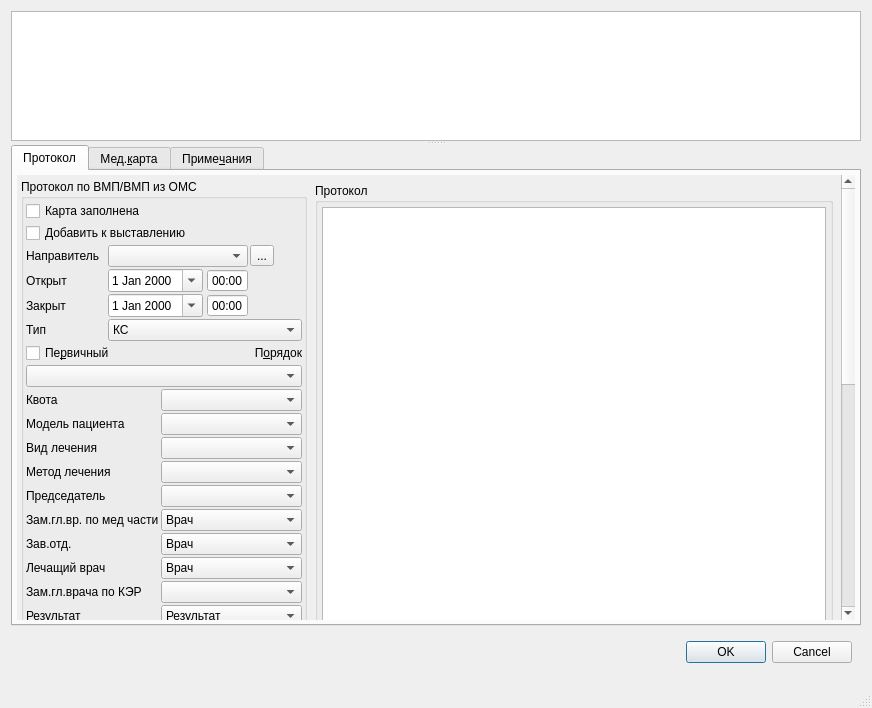
<?xml version="1.0" encoding="UTF-8"?>
<ui version="4.0">
 <class>Dialog</class>
 <widget class="QDialog" name="Dialog">
  <property name="geometry">
   <rect>
    <x>0</x>
    <y>0</y>
    <width>872</width>
    <height>708</height>
   </rect>
  </property>
  <property name="windowTitle">
   <string>Dialog</string>
  </property>
  <property name="sizeGripEnabled">
   <bool>true</bool>
  </property>
  <layout class="QVBoxLayout" name="verticalLayout_2">
   <item>
    <widget class="QSplitter" name="sptTopLevel">
     <property name="orientation">
      <enum>Qt::Vertical</enum>
     </property>
     <widget class="CTextBrowser" name="txtClientInfoBrowser">
      <property name="sizePolicy">
       <sizepolicy hsizetype="Expanding" vsizetype="Preferred">
        <horstretch>0</horstretch>
        <verstretch>0</verstretch>
       </sizepolicy>
      </property>
      <property name="minimumSize">
       <size>
        <width>0</width>
        <height>100</height>
       </size>
      </property>
      <property name="maximumSize">
       <size>
        <width>16777215</width>
        <height>130</height>
       </size>
      </property>
      <property name="focusPolicy">
       <enum>Qt::ClickFocus</enum>
      </property>
      <property name="whatsThis">
       <string>Описание пациента</string>
      </property>
      <property name="html">
       <string>&lt;!DOCTYPE HTML PUBLIC &quot;-//W3C//DTD HTML 4.0//EN&quot; &quot;http://www.w3.org/TR/REC-html40/strict.dtd&quot;&gt;
&lt;html&gt;&lt;head&gt;&lt;meta name=&quot;qrichtext&quot; content=&quot;1&quot; /&gt;&lt;style type=&quot;text/css&quot;&gt;
p, li { white-space: pre-wrap; }
&lt;/style&gt;&lt;/head&gt;&lt;body style=&quot; font-family:'Noto Sans'; font-size:10pt; font-weight:400; font-style:normal;&quot;&gt;
&lt;p style=&quot;-qt-paragraph-type:empty; margin-top:0px; margin-bottom:0px; margin-left:0px; margin-right:0px; -qt-block-indent:0; text-indent:0px; font-family:'MS Shell Dlg 2'; font-size:8pt;&quot;&gt;&lt;br /&gt;&lt;/p&gt;&lt;/body&gt;&lt;/html&gt;</string>
      </property>
     </widget>
     <widget class="QTabWidget" name="tabWidget">
      <property name="currentIndex">
       <number>0</number>
      </property>
      <widget class="QWidget" name="tabToken">
       <attribute name="title">
        <string>Протокол</string>
       </attribute>
       <layout class="QGridLayout" name="gridLayout_9">
        <property name="margin">
         <number>4</number>
        </property>
        <property name="spacing">
         <number>4</number>
        </property>
        <item row="0" column="0">
         <widget class="QScrollArea" name="scrollArea">
          <property name="frameShape">
           <enum>QFrame::NoFrame</enum>
          </property>
          <property name="widgetResizable">
           <bool>true</bool>
          </property>
          <widget class="QWidget" name="scrollAreaWidgetContents">
           <property name="geometry">
            <rect>
             <x>0</x>
             <y>0</y>
             <width>824</width>
             <height>1161</height>
            </rect>
           </property>
           <layout class="QVBoxLayout" name="verticalLayout">
            <property name="margin">
             <number>0</number>
            </property>
            <item>
             <widget class="QSplitter" name="splitter_3">
              <property name="orientation">
               <enum>Qt::Vertical</enum>
              </property>
              <widget class="QFrame" name="frameBaseAndDiagnosises">
               <property name="frameShape">
                <enum>QFrame::NoFrame</enum>
               </property>
               <property name="frameShadow">
                <enum>QFrame::Raised</enum>
               </property>
               <layout class="QGridLayout" name="gridLayout_10">
                <property name="margin">
                 <number>4</number>
                </property>
                <property name="spacing">
                 <number>4</number>
                </property>
                <item row="0" column="0">
                 <widget class="QGroupBox" name="grpBase">
                  <property name="sizePolicy">
                   <sizepolicy hsizetype="Maximum" vsizetype="Preferred">
                    <horstretch>0</horstretch>
                    <verstretch>0</verstretch>
                   </sizepolicy>
                  </property>
                  <property name="title">
                   <string>Протокол по ВМП/ВМП из ОМС</string>
                  </property>
                  <layout class="QGridLayout" name="gridLayout_4">
                   <property name="margin">
                    <number>2</number>
                   </property>
                   <property name="spacing">
                    <number>2</number>
                   </property>
                   <item row="16" column="2" colspan="4">
                    <widget class="CPersonComboBoxEx" name="cmbPersonMedicineHead">
                     <property name="whatsThis">
                      <string>назначивший действие &quot;протокол&quot;</string>
                     </property>
                     <item>
                      <property name="text">
                       <string>Врач</string>
                      </property>
                     </item>
                    </widget>
                   </item>
                   <item row="16" column="0" colspan="2">
                    <widget class="QLabel" name="lblPersonMedicineHead">
                     <property name="sizePolicy">
                      <sizepolicy hsizetype="Maximum" vsizetype="Preferred">
                       <horstretch>0</horstretch>
                       <verstretch>0</verstretch>
                      </sizepolicy>
                     </property>
                     <property name="text">
                      <string>Зам.гл.вр. по мед части</string>
                     </property>
                     <property name="buddy">
                      <cstring>cmbPersonMedicineHead</cstring>
                     </property>
                    </widget>
                   </item>
                   <item row="5" column="1" colspan="4">
                    <widget class="QFrame" name="frame_4">
                     <property name="frameShape">
                      <enum>QFrame::NoFrame</enum>
                     </property>
                     <property name="frameShadow">
                      <enum>QFrame::Plain</enum>
                     </property>
                     <property name="lineWidth">
                      <number>0</number>
                     </property>
                     <layout class="QHBoxLayout" name="horizontalLayout_4">
                      <property name="spacing">
                       <number>4</number>
                      </property>
                      <property name="margin">
                       <number>0</number>
                      </property>
                      <item>
                       <widget class="CDateEdit" name="edtEndDate">
                        <property name="whatsThis">
                         <string>дата окончания осмотра</string>
                        </property>
                        <property name="calendarPopup">
                         <bool>true</bool>
                        </property>
                       </widget>
                      </item>
                      <item>
                       <widget class="QTimeEdit" name="edtEndTime">
                        <property name="buttonSymbols">
                         <enum>QAbstractSpinBox::NoButtons</enum>
                        </property>
                        <property name="displayFormat">
                         <string>HH:mm</string>
                        </property>
                        <property name="calendarPopup">
                         <bool>false</bool>
                        </property>
                       </widget>
                      </item>
                     </layout>
                    </widget>
                   </item>
                   <item row="9" column="0" colspan="6">
                    <widget class="CRBComboBox" name="cmbOrder">
                     <item>
                      <property name="text">
                       <string/>
                      </property>
                     </item>
                     <item>
                      <property name="text">
                       <string>Плановый</string>
                      </property>
                     </item>
                     <item>
                      <property name="text">
                       <string>Экстренный</string>
                      </property>
                     </item>
                     <item>
                      <property name="text">
                       <string>Самообращение</string>
                      </property>
                     </item>
                     <item>
                      <property name="text">
                       <string>Принудительный</string>
                      </property>
                     </item>
                     <item>
                      <property name="text">
                       <string>Неотложный</string>
                      </property>
                     </item>
                    </widget>
                   </item>
                   <item row="2" column="1" colspan="4">
                    <widget class="CPolyclinicComboBox" name="cmbRelegateOrg">
                     <property name="enabled">
                      <bool>true</bool>
                     </property>
                    </widget>
                   </item>
                   <item row="20" column="2" colspan="4">
                    <widget class="CRBComboBox" name="cmbResult">
                     <property name="whatsThis">
                      <string>результат осмотра</string>
                     </property>
                     <item>
                      <property name="text">
                       <string>Результат</string>
                      </property>
                     </item>
                    </widget>
                   </item>
                   <item row="6" column="0">
                    <widget class="QLabel" name="lblEventId">
                     <property name="text">
                      <string>Тип</string>
                     </property>
                    </widget>
                   </item>
                   <item row="11" column="0" colspan="2">
                    <widget class="QLabel" name="lblPatientModel">
                     <property name="text">
                      <string>Модель пациента</string>
                     </property>
                     <property name="buddy">
                      <cstring>cmbPatientModel</cstring>
                     </property>
                    </widget>
                   </item>
                   <item row="4" column="1" colspan="4">
                    <widget class="QFrame" name="frame_5">
                     <property name="frameShape">
                      <enum>QFrame::NoFrame</enum>
                     </property>
                     <property name="frameShadow">
                      <enum>QFrame::Plain</enum>
                     </property>
                     <property name="lineWidth">
                      <number>0</number>
                     </property>
                     <layout class="QHBoxLayout" name="horizontalLayout_5">
                      <property name="spacing">
                       <number>4</number>
                      </property>
                      <property name="margin">
                       <number>0</number>
                      </property>
                      <item>
                       <widget class="CDateEdit" name="edtBegDate">
                        <property name="whatsThis">
                         <string>дата начала осмотра</string>
                        </property>
                        <property name="calendarPopup">
                         <bool>true</bool>
                        </property>
                       </widget>
                      </item>
                      <item>
                       <widget class="QTimeEdit" name="edtBegTime">
                        <property name="buttonSymbols">
                         <enum>QAbstractSpinBox::NoButtons</enum>
                        </property>
                        <property name="displayFormat">
                         <string>HH:mm</string>
                        </property>
                        <property name="calendarPopup">
                         <bool>false</bool>
                        </property>
                       </widget>
                      </item>
                     </layout>
                    </widget>
                   </item>
                   <item row="4" column="0">
                    <widget class="QLabel" name="lblBegDate">
                     <property name="sizePolicy">
                      <sizepolicy hsizetype="Maximum" vsizetype="Preferred">
                       <horstretch>0</horstretch>
                       <verstretch>0</verstretch>
                      </sizepolicy>
                     </property>
                     <property name="text">
                      <string>Открыт</string>
                     </property>
                     <property name="buddy">
                      <cstring>edtBegDate</cstring>
                     </property>
                    </widget>
                   </item>
                   <item row="22" column="0" colspan="4">
                    <widget class="QCheckBox" name="chkZNOMorph">
                     <property name="toolTip">
                      <string>ЗНО потдверждён морфологически</string>
                     </property>
                     <property name="text">
                      <string>ЗНО подтв. морф-ки</string>
                     </property>
                    </widget>
                   </item>
                   <item row="15" column="0" colspan="2">
                    <widget class="QLabel" name="lblPerson">
                     <property name="sizePolicy">
                      <sizepolicy hsizetype="Maximum" vsizetype="Preferred">
                       <horstretch>0</horstretch>
                       <verstretch>0</verstretch>
                      </sizepolicy>
                     </property>
                     <property name="text">
                      <string>Председатель</string>
                     </property>
                     <property name="buddy">
                      <cstring>cmbEventCurator</cstring>
                     </property>
                    </widget>
                   </item>
                   <item row="2" column="0">
                    <widget class="QLabel" name="lblRelegateOrg">
                     <property name="text">
                      <string>Направитель</string>
                     </property>
                     <property name="buddy">
                      <cstring>cmbRelegateOrg</cstring>
                     </property>
                    </widget>
                   </item>
                   <item row="18" column="0">
                    <widget class="QLabel" name="lblPersonCurator">
                     <property name="sizePolicy">
                      <sizepolicy hsizetype="Maximum" vsizetype="Preferred">
                       <horstretch>0</horstretch>
                       <verstretch>0</verstretch>
                      </sizepolicy>
                     </property>
                     <property name="text">
                      <string>Лечащий врач</string>
                     </property>
                     <property name="buddy">
                      <cstring>cmbPerson</cstring>
                     </property>
                    </widget>
                   </item>
                   <item row="21" column="0" colspan="4">
                    <widget class="QCheckBox" name="chkZNOFirst">
                     <property name="toolTip">
                      <string>ЗНО установлен впервые</string>
                     </property>
                     <property name="text">
                      <string>ЗНО уст. впервые</string>
                     </property>
                    </widget>
                   </item>
                   <item row="13" column="2" colspan="4">
                    <widget class="CRBComboBox" name="cmbCureMethod"/>
                   </item>
                   <item row="18" column="2" colspan="4">
                    <widget class="CPersonComboBoxEx" name="cmbPerson">
                     <property name="whatsThis">
                      <string>врач отвечающий за осмотр (терапевт)</string>
                     </property>
                     <item>
                      <property name="text">
                       <string>Врач</string>
                      </property>
                     </item>
                    </widget>
                   </item>
                   <item row="19" column="0" colspan="2">
                    <widget class="QLabel" name="lblEventAssistantIdValue">
                     <property name="text">
                      <string>Зам.гл.врача по КЭР</string>
                     </property>
                     <property name="buddy">
                      <cstring>cmbEventAssistant</cstring>
                     </property>
                    </widget>
                   </item>
                   <item row="8" column="3" colspan="3">
                    <widget class="QLabel" name="lblOrder">
                     <property name="text">
                      <string>П&amp;орядок</string>
                     </property>
                     <property name="alignment">
                      <set>Qt::AlignRight|Qt::AlignTrailing|Qt::AlignVCenter</set>
                     </property>
                     <property name="buddy">
                      <cstring>cmbOrder</cstring>
                     </property>
                    </widget>
                   </item>
                   <item row="5" column="5">
                    <spacer name="horizontalSpacer_3">
                     <property name="orientation">
                      <enum>Qt::Horizontal</enum>
                     </property>
                     <property name="sizeHint" stdset="0">
                      <size>
                       <width>21</width>
                       <height>20</height>
                      </size>
                     </property>
                    </spacer>
                   </item>
                   <item row="12" column="0" colspan="2">
                    <widget class="QLabel" name="lblCureType">
                     <property name="text">
                      <string>Вид лечения</string>
                     </property>
                     <property name="buddy">
                      <cstring>cmbCureType</cstring>
                     </property>
                    </widget>
                   </item>
                   <item row="13" column="0" colspan="2">
                    <widget class="QLabel" name="lblCureMethod">
                     <property name="text">
                      <string>Метод лечения</string>
                     </property>
                     <property name="buddy">
                      <cstring>cmbCureMethod</cstring>
                     </property>
                    </widget>
                   </item>
                   <item row="20" column="0" colspan="2">
                    <widget class="QLabel" name="lblResult">
                     <property name="sizePolicy">
                      <sizepolicy hsizetype="Maximum" vsizetype="Preferred">
                       <horstretch>0</horstretch>
                       <verstretch>0</verstretch>
                      </sizepolicy>
                     </property>
                     <property name="text">
                      <string>Результат</string>
                     </property>
                     <property name="buddy">
                      <cstring>cmbResult</cstring>
                     </property>
                    </widget>
                   </item>
                   <item row="2" column="5">
                    <widget class="QToolButton" name="btnSelectRelegateOrg">
                     <property name="text">
                      <string>...</string>
                     </property>
                    </widget>
                   </item>
                   <item row="23" column="1" colspan="3">
                    <spacer name="verticalSpacer">
                     <property name="orientation">
                      <enum>Qt::Vertical</enum>
                     </property>
                     <property name="sizeHint" stdset="0">
                      <size>
                       <width>20</width>
                       <height>31</height>
                      </size>
                     </property>
                    </spacer>
                   </item>
                   <item row="4" column="5">
                    <spacer name="horizontalSpacer_4">
                     <property name="orientation">
                      <enum>Qt::Horizontal</enum>
                     </property>
                     <property name="sizeHint" stdset="0">
                      <size>
                       <width>21</width>
                       <height>20</height>
                      </size>
                     </property>
                    </spacer>
                   </item>
                   <item row="1" column="0" colspan="6">
                    <widget class="QCheckBox" name="chkExposeConfirmed">
                     <property name="text">
                      <string>Добавить к выставлению</string>
                     </property>
                    </widget>
                   </item>
                   <item row="17" column="2" colspan="4">
                    <widget class="CPersonComboBoxEx" name="cmbPersonManager">
                     <property name="whatsThis">
                      <string>ответственный за Действие &quot;протокол&quot;</string>
                     </property>
                     <item>
                      <property name="text">
                       <string>Врач</string>
                      </property>
                     </item>
                    </widget>
                   </item>
                   <item row="5" column="0">
                    <widget class="QLabel" name="lblEndDate">
                     <property name="sizePolicy">
                      <sizepolicy hsizetype="Maximum" vsizetype="Preferred">
                       <horstretch>0</horstretch>
                       <verstretch>0</verstretch>
                      </sizepolicy>
                     </property>
                     <property name="text">
                      <string>Закрыт</string>
                     </property>
                     <property name="buddy">
                      <cstring>edtEndDate</cstring>
                     </property>
                    </widget>
                   </item>
                   <item row="0" column="0" colspan="6">
                    <widget class="QCheckBox" name="chkIsClosed">
                     <property name="text">
                      <string>Карта заполнена</string>
                     </property>
                    </widget>
                   </item>
                   <item row="10" column="0" colspan="2">
                    <widget class="QLabel" name="label_2">
                     <property name="text">
                      <string>Квота</string>
                     </property>
                    </widget>
                   </item>
                   <item row="12" column="2" colspan="4">
                    <widget class="CRBComboBox" name="cmbCureType"/>
                   </item>
                   <item row="19" column="2" colspan="4">
                    <widget class="CPersonComboBoxEx" name="cmbEventAssistant">
                     <property name="whatsThis">
                      <string>ассистент События</string>
                     </property>
                    </widget>
                   </item>
                   <item row="11" column="2" colspan="4">
                    <widget class="CModelPatientComboBoxF027" name="cmbPatientModel"/>
                   </item>
                   <item row="15" column="2" colspan="4">
                    <widget class="CPersonComboBoxEx" name="cmbEventCurator"/>
                   </item>
                   <item row="17" column="0" colspan="2">
                    <widget class="QLabel" name="lblPersonManager">
                     <property name="sizePolicy">
                      <sizepolicy hsizetype="Maximum" vsizetype="Preferred">
                       <horstretch>0</horstretch>
                       <verstretch>0</verstretch>
                      </sizepolicy>
                     </property>
                     <property name="text">
                      <string>Зав.отд.</string>
                     </property>
                     <property name="buddy">
                      <cstring>cmbPersonManager</cstring>
                     </property>
                    </widget>
                   </item>
                   <item row="10" column="2" colspan="4">
                    <widget class="CQuotaTypeComboBox" name="cmbQuota">
                     <property name="sizePolicy">
                      <sizepolicy hsizetype="Preferred" vsizetype="Fixed">
                       <horstretch>0</horstretch>
                       <verstretch>0</verstretch>
                      </sizepolicy>
                     </property>
                     <property name="sizeAdjustPolicy">
                      <enum>QComboBox::AdjustToMinimumContentsLength</enum>
                     </property>
                    </widget>
                   </item>
                   <item row="8" column="0" colspan="2">
                    <widget class="QCheckBox" name="chkPrimary">
                     <property name="text">
                      <string>Пе&amp;рвичный</string>
                     </property>
                    </widget>
                   </item>
                   <item row="6" column="1" colspan="5">
                    <widget class="QComboBox" name="cmbEventExternalIdValue">
                     <item>
                      <property name="text">
                       <string>КС</string>
                      </property>
                     </item>
                     <item>
                      <property name="text">
                       <string>ДС</string>
                      </property>
                     </item>
                    </widget>
                   </item>
                  </layout>
                 </widget>
                </item>
                <item row="0" column="1">
                 <widget class="QFrame" name="frame_6">
                  <property name="frameShape">
                   <enum>QFrame::NoFrame</enum>
                  </property>
                  <property name="frameShadow">
                   <enum>QFrame::Plain</enum>
                  </property>
                  <layout class="QGridLayout" name="gridLayout_11">
                   <property name="margin">
                    <number>4</number>
                   </property>
                   <property name="spacing">
                    <number>4</number>
                   </property>
                   <item row="0" column="0">
                    <widget class="QGroupBox" name="grpActions">
                     <property name="title">
                      <string>Протокол</string>
                     </property>
                     <layout class="QGridLayout" name="gridLayout_12">
                      <property name="margin">
                       <number>4</number>
                      </property>
                      <property name="spacing">
                       <number>4</number>
                      </property>
                      <item row="0" column="0">
                       <widget class="CActionPropertiesTableView" name="tblActionProperties">
                        <property name="sizePolicy">
                         <sizepolicy hsizetype="Expanding" vsizetype="Expanding">
                          <horstretch>0</horstretch>
                          <verstretch>20</verstretch>
                         </sizepolicy>
                        </property>
                       </widget>
                      </item>
                     </layout>
                    </widget>
                   </item>
                  </layout>
                 </widget>
                </item>
               </layout>
              </widget>
              <widget class="QSplitter" name="splitter_4">
               <property name="sizePolicy">
                <sizepolicy hsizetype="Preferred" vsizetype="Minimum">
                 <horstretch>0</horstretch>
                 <verstretch>0</verstretch>
                </sizepolicy>
               </property>
               <property name="frameShape">
                <enum>QFrame::NoFrame</enum>
               </property>
               <property name="frameShadow">
                <enum>QFrame::Plain</enum>
               </property>
               <property name="lineWidth">
                <number>0</number>
               </property>
               <property name="orientation">
                <enum>Qt::Vertical</enum>
               </property>
               <property name="childrenCollapsible">
                <bool>false</bool>
               </property>
               <widget class="QGroupBox" name="grpInspections_2">
                <property name="title">
                 <string>&amp;Предварительный диагноз</string>
                </property>
                <layout class="QGridLayout" name="gridLayout_13">
                 <property name="margin">
                  <number>2</number>
                 </property>
                 <property name="spacing">
                  <number>2</number>
                 </property>
                 <item row="0" column="0">
                  <widget class="CDiagnosticsInDocTableView" name="tblPreliminaryDiagnostics">
                   <property name="sizePolicy">
                    <sizepolicy hsizetype="Expanding" vsizetype="Maximum">
                     <horstretch>0</horstretch>
                     <verstretch>0</verstretch>
                    </sizepolicy>
                   </property>
                   <property name="minimumSize">
                    <size>
                     <width>0</width>
                     <height>100</height>
                    </size>
                   </property>
                  </widget>
                 </item>
                </layout>
               </widget>
               <widget class="QGroupBox" name="grpInspections">
                <property name="title">
                 <string>&amp;Заключительный диагноз</string>
                </property>
                <layout class="QGridLayout" name="gridLayout_14">
                 <property name="margin">
                  <number>2</number>
                 </property>
                 <property name="spacing">
                  <number>2</number>
                 </property>
                 <item row="0" column="0">
                  <widget class="CDiagnosticsInDocTableView" name="tblFinalDiagnostics">
                   <property name="sizePolicy">
                    <sizepolicy hsizetype="Expanding" vsizetype="Maximum">
                     <horstretch>0</horstretch>
                     <verstretch>0</verstretch>
                    </sizepolicy>
                   </property>
                   <property name="minimumSize">
                    <size>
                     <width>0</width>
                     <height>100</height>
                    </size>
                   </property>
                  </widget>
                 </item>
                </layout>
               </widget>
              </widget>
             </widget>
            </item>
           </layout>
          </widget>
         </widget>
        </item>
       </layout>
      </widget>
      <widget class="CAmbCardPage" name="tabAmbCard">
       <attribute name="title">
        <string>Мед.&amp;карта</string>
       </attribute>
      </widget>
      <widget class="CEventNotesPageProtocol" name="tabNotes">
       <property name="maximumSize">
        <size>
         <width>838</width>
         <height>16777215</height>
        </size>
       </property>
       <attribute name="title">
        <string>Приме&amp;чания</string>
       </attribute>
      </widget>
     </widget>
    </widget>
   </item>
   <item>
    <widget class="QWidget" name="widget" native="true">
     <layout class="QHBoxLayout" name="horizontalLayout">
      <item>
       <widget class="QLabel" name="lblProlongateEvent">
        <property name="text">
         <string/>
        </property>
       </widget>
      </item>
      <item>
       <widget class="QLabel" name="lblValueExternalId">
        <property name="text">
         <string/>
        </property>
       </widget>
      </item>
      <item>
       <widget class="QDialogButtonBox" name="buttonBox">
        <property name="orientation">
         <enum>Qt::Horizontal</enum>
        </property>
        <property name="standardButtons">
         <set>QDialogButtonBox::Cancel|QDialogButtonBox::Ok</set>
        </property>
       </widget>
      </item>
     </layout>
    </widget>
   </item>
   <item>
    <widget class="QStatusBar" name="statusBar">
     <property name="sizePolicy">
      <sizepolicy hsizetype="Preferred" vsizetype="Fixed">
       <horstretch>0</horstretch>
       <verstretch>0</verstretch>
      </sizepolicy>
     </property>
     <property name="toolTip">
      <string>A status bar</string>
     </property>
     <property name="whatsThis">
      <string>A status bar.</string>
     </property>
     <property name="sizeGripEnabled">
      <bool>false</bool>
     </property>
    </widget>
   </item>
  </layout>
 </widget>
 <customwidgets>
  <customwidget>
   <class>CRBComboBox</class>
   <extends>QComboBox</extends>
   <header>library/crbcombobox.h</header>
  </customwidget>
  <customwidget>
   <class>CPersonComboBoxEx</class>
   <extends>QComboBox</extends>
   <header>Orgs/PersonComboBoxEx.h</header>
  </customwidget>
  <customwidget>
   <class>CDateEdit</class>
   <extends>QDateEdit</extends>
   <header>library/DateEdit.h</header>
  </customwidget>
  <customwidget>
   <class>CTextBrowser</class>
   <extends>QTextBrowser</extends>
   <header>library/TextBrowser.h</header>
  </customwidget>
  <customwidget>
   <class>CDiagnosticsInDocTableView</class>
   <extends>QTableView</extends>
   <header>Events/EventDiagnosticsTable.h</header>
  </customwidget>
  <customwidget>
   <class>CPolyclinicComboBox</class>
   <extends>QComboBox</extends>
   <header>Orgs/OrgComboBox.h</header>
  </customwidget>
  <customwidget>
   <class>CAmbCardPage</class>
   <extends>QWidget</extends>
   <header>Events/AmbCardPage.h</header>
   <container>1</container>
  </customwidget>
  <customwidget>
   <class>CActionPropertiesTableView</class>
   <extends>QTableView</extends>
   <header>Events/ActionPropertiesTable.h</header>
  </customwidget>
  <customwidget>
   <class>CModelPatientComboBoxF027</class>
   <extends>QComboBox</extends>
   <header>library/ModelPatientComboBox.h</header>
  </customwidget>
  <customwidget>
   <class>CEventNotesPageProtocol</class>
   <extends>QWidget</extends>
   <header>Forms/F027/EventNotesPageProtocol.h</header>
   <container>1</container>
  </customwidget>
  <customwidget>
   <class>CQuotaTypeComboBox</class>
   <extends>QComboBox</extends>
   <header>Quoting/QuotaTypeComboBox.h</header>
  </customwidget>
 </customwidgets>
 <tabstops>
  <tabstop>tabWidget</tabstop>
  <tabstop>scrollArea</tabstop>
  <tabstop>chkIsClosed</tabstop>
  <tabstop>chkExposeConfirmed</tabstop>
  <tabstop>cmbRelegateOrg</tabstop>
  <tabstop>btnSelectRelegateOrg</tabstop>
  <tabstop>edtBegDate</tabstop>
  <tabstop>edtBegTime</tabstop>
  <tabstop>edtEndDate</tabstop>
  <tabstop>edtEndTime</tabstop>
  <tabstop>cmbEventExternalIdValue</tabstop>
  <tabstop>chkPrimary</tabstop>
  <tabstop>cmbOrder</tabstop>
  <tabstop>cmbQuota</tabstop>
  <tabstop>cmbPatientModel</tabstop>
  <tabstop>cmbCureType</tabstop>
  <tabstop>cmbCureMethod</tabstop>
  <tabstop>cmbEventCurator</tabstop>
  <tabstop>cmbPersonMedicineHead</tabstop>
  <tabstop>cmbPersonManager</tabstop>
  <tabstop>cmbPerson</tabstop>
  <tabstop>cmbEventAssistant</tabstop>
  <tabstop>cmbResult</tabstop>
  <tabstop>chkZNOFirst</tabstop>
  <tabstop>chkZNOMorph</tabstop>
  <tabstop>tblActionProperties</tabstop>
  <tabstop>tblPreliminaryDiagnostics</tabstop>
  <tabstop>tblFinalDiagnostics</tabstop>
  <tabstop>buttonBox</tabstop>
 </tabstops>
 <resources/>
 <connections>
  <connection>
   <sender>buttonBox</sender>
   <signal>accepted()</signal>
   <receiver>Dialog</receiver>
   <slot>accept()</slot>
   <hints>
    <hint type="sourcelabel">
     <x>707</x>
     <y>717</y>
    </hint>
    <hint type="destinationlabel">
     <x>457</x>
     <y>-10</y>
    </hint>
   </hints>
  </connection>
  <connection>
   <sender>buttonBox</sender>
   <signal>rejected()</signal>
   <receiver>Dialog</receiver>
   <slot>reject()</slot>
   <hints>
    <hint type="sourcelabel">
     <x>806</x>
     <y>732</y>
    </hint>
    <hint type="destinationlabel">
     <x>752</x>
     <y>-4</y>
    </hint>
   </hints>
  </connection>
 </connections>
</ui>
